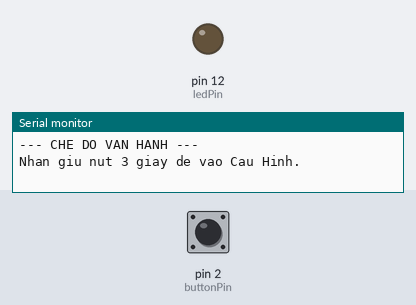
Recording of a sketch running on a simulated Arduino Uno, built with avr-gcc and run on an emulated ATmega328P. Shown: output pins drawn as LEDs (lit = HIGH), the last lines printed to the serial monitor. The inputs (shaded band) are chosen by the test bench; at power-on: pin 2 (buttonPin) HIGH.

Above: at 1.2 s.
1.3 s: pin 2 (buttonPin) pulled LOW for 3.2 s
At 3.05 s:
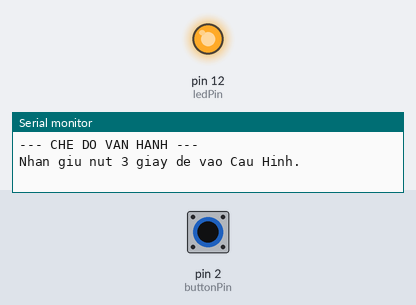
6.0 s: pin 2 (buttonPin) pulled LOW for 0.15 s
At 7.1 s:
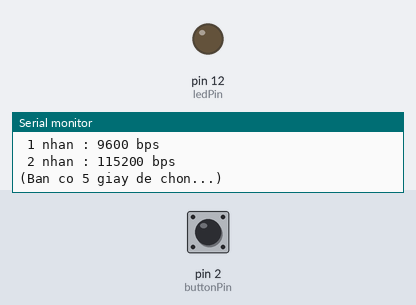
9.1 s: pin 2 (buttonPin) pulled LOW for 1 s
Timing chart, 0 to 12.4 s (numbered marks = the images above; inputs shaded):
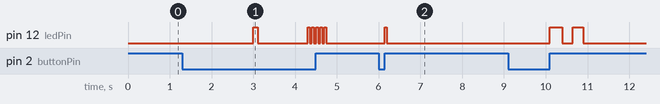

The sketch:

Buoi2_Bai2.ino
```cpp
// --- ĐỊNH NGHĨA PHẦN CỨNG ---
const int buttonPin = 2; // Gán chân số 2 cho nút nhấn.
const int ledPin = 12;   // Gán chân số 12 cho đèn LED.


// --- BIẾN TOÀN CỤC ---
long tocDo = 9600; // Biến LƯU tốc độ Baud. Mặc định là 9600.
// (Lưu ý: Tốc độ PHẦN CỨNG sẽ luôn là 9600 trong code này)
enum CD { vanHanh, hieuChinh }; // Định nghĩa 2 trạng thái
CD currentState = vanHanh;   // Bắt đầu ở chế độ Vận hành

// --- BIẾN CHO LOGIC XỬ LÝ ---
unsigned long MocTimeKhiNutNhan = 0; // Lưu mốc thời gian khi nút bắt đầu được nhấn.
bool coChuyenCDHieuChinhTC = false;     // Cờ (flag) báo là hành động "nhấn giữ" đã được kích hoạt.
const long timeNhanGiu = 3000; // Thời gian nhấn giữ là 3000ms (3 giây).
unsigned long mocTimeLCGuiTN = 0; // Lưu mốc thời gian lần cuối gửi tin nhắn "Hello IoT".

// --- HÀM SETUP: CHỈ CHẠY 1 LẦN KHI KHỞI ĐỘNG ---
void setup() {
  pinMode(ledPin, OUTPUT);
  pinMode(buttonPin, INPUT_PULLUP);

  // Tốc độ phần cứng BẮT ĐẦU VÀ LUÔN LUÔN là 9600
  Serial.begin(9600);

  Serial.println("--- CHE DO VAN HANH ---");
  Serial.println("Nhan giu nut 3 giay de vao Cau Hinh.");
  Serial.println("");
}

// --- HÀM LOOP: CHẠY LẶP ĐI LẶP LẠI VÔ HẠN ---
void loop() {
  chuyenCheDo();
  if (currentState == vanHanh) {
    hamVanHanh();
  }
}

// --- HÀM KIỂM TRA NÚT NHẤN (ĐỂ CHUYỂN CHẾ ĐỘ) ---
void chuyenCheDo() {
  bool buttonDown = (digitalRead(buttonPin) == LOW);
  if (buttonDown) {
    if (MocTimeKhiNutNhan == 0) {
      MocTimeKhiNutNhan = millis();
    }
    if (millis() - MocTimeKhiNutNhan > timeNhanGiu && !coChuyenCDHieuChinhTC) {
      coChuyenCDHieuChinhTC = true;
      if (currentState == vanHanh) {
        cheDoHieuChinh();
      } else {
        enterOperationMode();
      }
    }
  } else {
    MocTimeKhiNutNhan = 0;
    coChuyenCDHieuChinhTC = false;
  }
}

// --- HÀM CHẠY KHI Ở CHẾ ĐỘ VẬN HÀNH ---
void hamVanHanh() {
  if (millis() - mocTimeLCGuiTN > 3000) {
    mocTimeLCGuiTN = millis();
    digitalWrite(ledPin, HIGH);
    delay(100);
    digitalWrite(ledPin, LOW);

    // NÓ SẼ IN RA GIÁ TRỊ CỦA BIẾN 'tocDo' (CÓ THỂ LÀ 115200)
    // NHƯNG NÓ VẪN ĐANG GỬI Ở 9600.
    Serial.print("Hello IoT. Toc do hien tai: ");
    Serial.println(tocDo);
  }
}

// --- HÀM KHI BƯỚC VÀO CHẾ ĐỘ CẤU HÌNH (QUAN TRỌNG) ---
void cheDoHieuChinh() {
  currentState = hieuChinh;
  Serial.flush();

  // 1. Nháy nhanh LED
  for (int i = 0; i < 10; i++) {
    digitalWrite(ledPin, !digitalRead(ledPin));
    delay(50);
  }
  digitalWrite(ledPin, LOW);

  // 2. GỬI HƯỚNG DẪN (Vẫn ở 9600)
  Serial.println();
  Serial.println("--- CHE DO HIEU CHINH ---");
  Serial.println("Moi chon che do: ");
  Serial.println(" 1 nhan : 9600 bps");
  Serial.println(" 2 nhan : 115200 bps");
  Serial.println("(Ban co 5 giay de chon...)");

  // 3. Bắt đầu đếm số lần nhấn nút
  int pressCount = 0;
  unsigned long configStartTime = millis();
  unsigned long configTimeout = 5000;

  while (millis() - configStartTime < configTimeout) {
    if (digitalRead(buttonPin) == LOW) {
      delay(50);
      pressCount++;
      while(digitalRead(buttonPin) == LOW);
      digitalWrite(ledPin, HIGH);
      delay(50);
      digitalWrite(ledPin, LOW);
    }
  }

  // 4. Kiểm tra kết quả đếm
  // (CHÚ Ý: Chỉ thay đổi biến 'tocDo', không thay đổi phần cứng)
  if (pressCount == 1) {
    tocDo = 9600; // THAY ĐỔI BIẾN
    digitalWrite(ledPin, HIGH);
    delay(500);
    digitalWrite(ledPin, LOW);
  } else if (pressCount >= 2) {
    tocDo = 115200; // THAY ĐỔI BIẾN
    digitalWrite(ledPin, HIGH);
    delay(250);
    digitalWrite(ledPin, LOW);
    delay(250);
    digitalWrite(ledPin, HIGH);
    delay(250);
    digitalWrite(ledPin, LOW);
  }

  // 5. Gửi thông báo xác nhận (VẪN Ở TỐC ĐỘ 9600)
  Serial.println("");
  Serial.print("Da chon toc do : ");
  Serial.println(tocDo); // Sẽ in "115200"
  Serial.println("Nhan giu nut 3s de quay ve van hanh.");
  delay(100);

  // 6. --- [TRICK] ---
  // Chúng ta KHÔNG 'Serial.end()' và 'Serial.begin(tocDo)' nữa.
  // Chúng ta giữ nguyên tốc độ 9600 của phần cứng.

  MocTimeKhiNutNhan = 0;
  coChuyenCDHieuChinhTC = false;
}

// --- HÀM KHI QUAY VỀ CHẾ ĐỘ VẬN HÀNH ---
void enterOperationMode() {
  currentState = vanHanh;

  // --- [TRICK] ---
  // KHÔNG TẮT VÀ MỞ LẠI SERIAL.
  // Chỉ gửi thông báo (vẫn ở 9600).

  Serial.println();
  Serial.println("--- CHE DO VAN HANH ---");
  Serial.println("Nhan giu nut 3 giay de vao Cau Hinh.\n");
  Serial.println("");

  MocTimeKhiNutNhan = 0;
  coChuyenCDHieuChinhTC = false;
}
```

Measured:
- after the input at 6.0 s, pin 12 (ledPin): LOW → HIGH after 0.15 s, → LOW 0.05 s later
